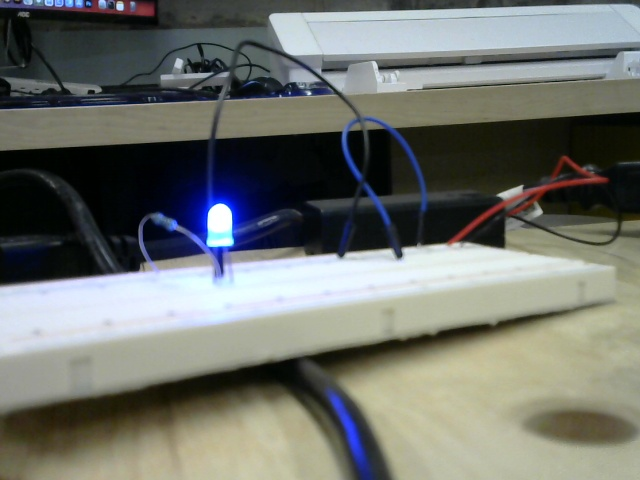
#> input picture captured_image_0.jpg, 640 x 480 px
$ python stillColourLED.py
#> lines starting #> are read from the running program, lines starting #| are printed output that depends on the picture; after the words box and inside, x2 and y2 are one past the last pixel; in counts of white or black regions, pixels touching at a corner belong together
#> further down, frame is the input picture: shape (480, 640, 3); mean B, G, R 109.3, 114.6, 111.4
import cv2
import numpy as np

# Function to detect blue and red LEDs with color *and* light level thresholding
#This program looks for colour LEDs in a still image.
def detect_led(frame):
    # Convert the frame to HSV (Hue, Saturation, Value) color space
    hsv = cv2.cvtColor(frame, cv2.COLOR_BGR2HSV)
#> hsv: shape (480, 640, 3); mean H, S, V 62.2, 72.6, 121.8

    # Convert the frame to grayscale to check light level (brightness)
    gray = cv2.cvtColor(frame, cv2.COLOR_BGR2GRAY)
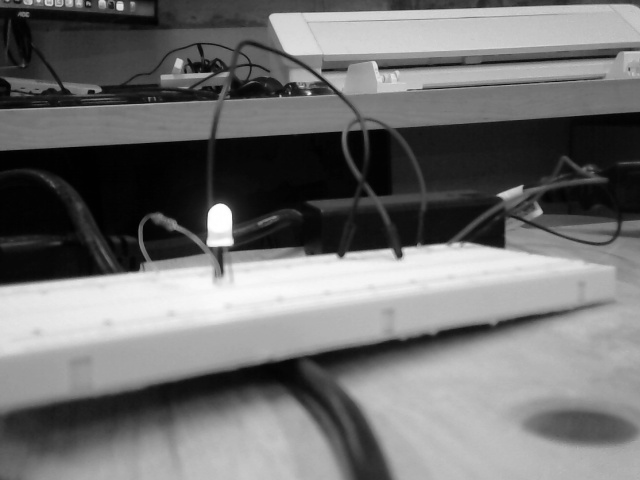
#> gray: shape (480, 640); min 0, max 255, mean 113.1

    # Define range for blue color in HSV space
    lower_blue = np.array([100, 150, 150])  # Lower bound of blue
    upper_blue = np.array([140, 255, 255])  # Upper bound of blue

    # Define range for red color in HSV space
    lower_red1 = np.array([0, 150, 150])    # Lower bound of red (lower half)
    upper_red1 = np.array([10, 255, 255])   # Upper bound of red (lower half)
    lower_red2 = np.array([170, 150, 150])  # Lower bound of red (upper half)
    upper_red2 = np.array([180, 255, 255])  # Upper bound of red (upper half)

    # Create masks for blue and red LEDs
    mask_blue = cv2.inRange(hsv, lower_blue, upper_blue)
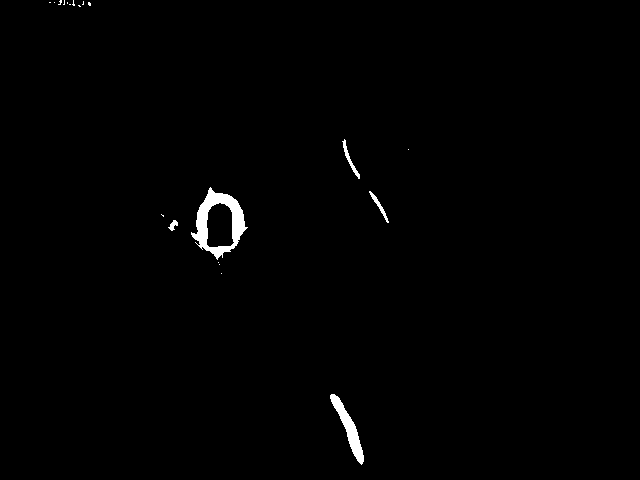
#> mask_blue: shape (480, 640); 0.84% white; 20 white regions (15 under 20 px), largest, box (x1, y1, x2, y2) and area: (191, 187, 248, 260) 1494, (330, 394, 364, 465) 697, (342, 139, 360, 179) 141, (369, 191, 389, 223) 119, (168, 220, 178, 231) 57
    mask_red1 = cv2.inRange(hsv, lower_red1, upper_red1)
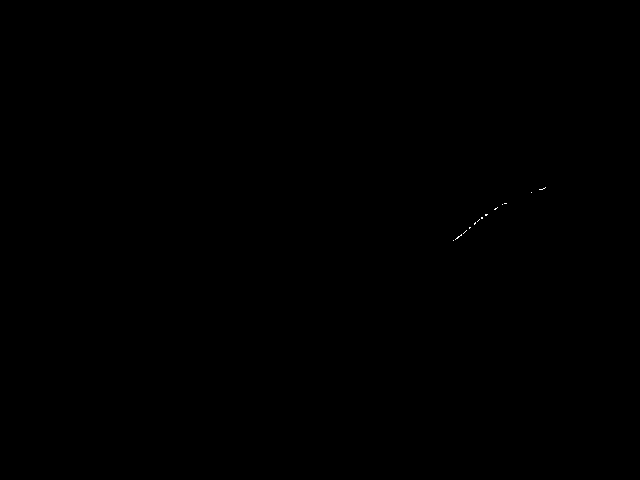
#> mask_red1: shape (480, 640); 0.02% white in thin lines or dots, all inside (x1, y1, x2, y2) = (453, 187, 546, 241)
    mask_red2 = cv2.inRange(hsv, lower_red2, upper_red2)
#> mask_red2: shape (480, 640); 0% white in thin lines or dots, all inside (x1, y1, x2, y2) = (489, 211, 492, 213)

    # Combine the two red masks
    mask_red = cv2.bitwise_or(mask_red1, mask_red2)

    # Combine blue and red masks
    mask_color = cv2.bitwise_or(mask_blue, mask_red)

    # Apply brightness threshold on grayscale image to filter low-light areas
    _, mask_brightness = cv2.threshold(gray, 100, 255, cv2.THRESH_BINARY)
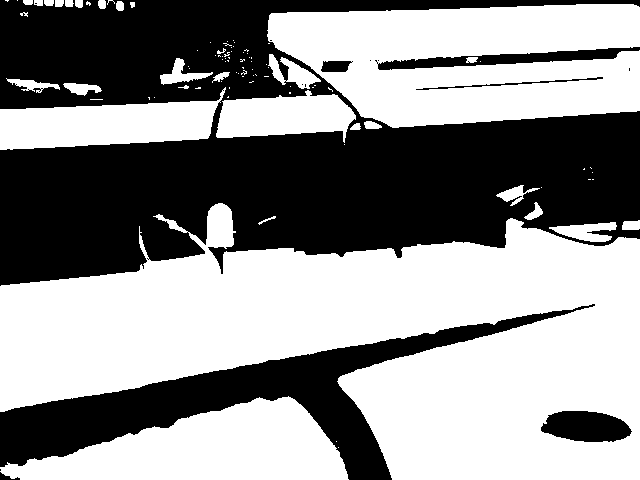
#> mask_brightness: shape (480, 640); 56.3% white; 15 black regions (8 under 20 px), largest, box (x1, y1, x2, y2) and area: (0, 0, 640, 286) 106111, (0, 304, 595, 480) 23040, (375, 47, 640, 70) 2274

    # Combine color mask and brightness mask to detect bright colored LEDs
    mask = cv2.bitwise_and(mask_color, mask_brightness)
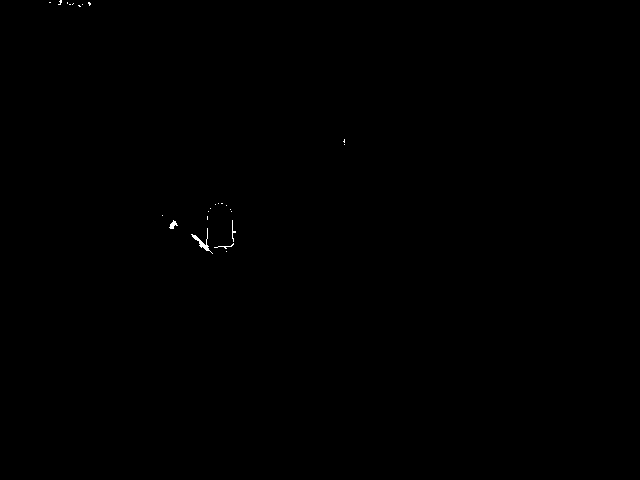
#> mask: shape (480, 640); 0.08% white in thin lines or dots, all inside (x1, y1, x2, y2) = (49, 0, 345, 254)

    # Find contours of the detected LEDs
    contours, _ = cv2.findContours(mask, cv2.RETR_EXTERNAL, cv2.CHAIN_APPROX_SIMPLE)
#> contours = 25 contours, 23 with area under 20; largest, box (x1, y1, x2, y2) and area: (191, 228, 213, 254) 62, (169, 220, 178, 229) 28

    # Draw contours on the original frame
    for contour in contours:
        if cv2.contourArea(contour) > 100:  # Filter small contours (noise)
            # Get the bounding box of the contour
            x, y, w, h = cv2.boundingRect(contour)
            # Draw a rectangle around the detected LED
            cv2.rectangle(frame, (x, y), (x + w, y + h), (0, 255, 0), 2)
#> this loop made 25 passes
#> contour on passes 1, 6, 7, 8, 9, 10, 11, 12, 13, 14, 15, 16: [[226, 251]], [[207, 216], [207, 219]], [[162, 215]], [[231, 211]], [[208, 211]], [[230, 209]], [[210, 208]], [[226, 205]], [[215, 204]], [[221, 203], [222, 203]], [[218, 203]], [[344, 144]]

    return frame

frame=cv2.imread('captured_image_0.jpg')
frame_with_led = detect_led(frame)

    # Display the frame with detected LEDs
cv2.imshow("LED Detection", frame_with_led)
